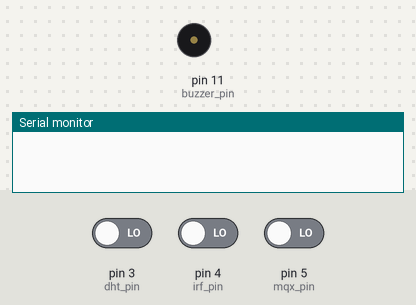
A sketch run on a simulated Arduino Uno, built with avr-gcc and run on an emulated ATmega328P. On the bench: buzzer (waves = sounding, pin HIGH), the last lines printed to the serial monitor. The test bench sets the inputs (shaded band); at power-on: pin 4 (irf_pin) LOW, pin 5 (mqx_pin) LOW, pin 3 (dht_pin) LOW. The modem accepts every AT command (registered, SIM ready, sends succeed) and sends nothing else.

Above: at 1.2 s.
1.3 s: pin 4 (irf_pin) driven HIGH
At 2.4 s:
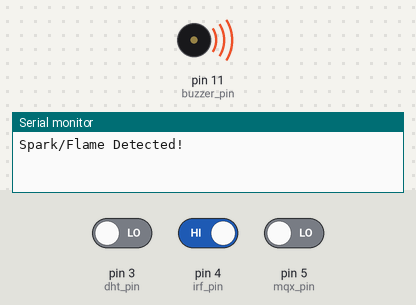
4.3 s: pin 4 (irf_pin) driven LOW
At 4.9 s:
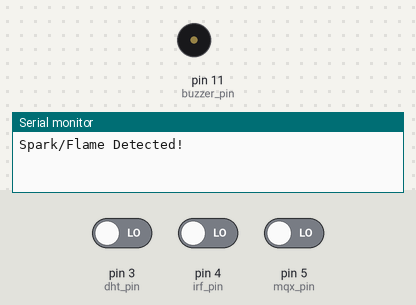
5.8 s: pin 5 (mqx_pin) driven HIGH
At 7.0 s:
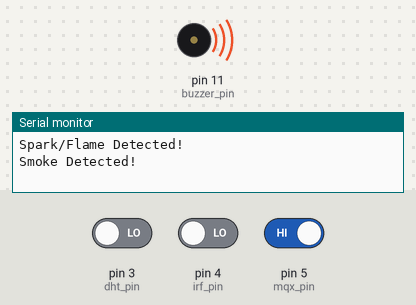
7.3 s: pin 5 (mqx_pin) driven LOW
At 8.3 s:
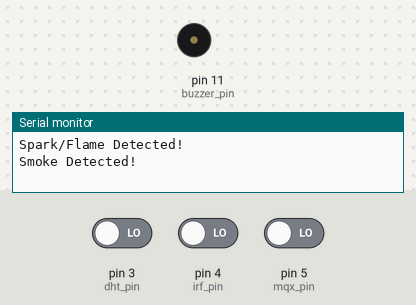
Timing chart, 0 to 10.3 s (numbered marks = the images above; inputs shaded):
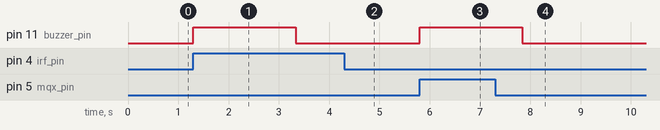

Measured:
- after the input at 1.3 s, pin 11 (buzzer_pin): LOW → HIGH at once, → LOW 2.0 s later
- after the input at 4.3 s, pin 11 (buzzer_pin): stays LOW (without the input it goes to HIGH after 0.17 s)
- after the input at 5.8 s, pin 11 (buzzer_pin): LOW → HIGH at once
- after the input at 7.3 s, pin 11 (buzzer_pin): goes on until 7.8 s, then stays LOW

The sketch:

GSM_NANO.ino
```cpp
#include <SoftwareSerial.h>

SoftwareSerial mySerial(9, 10);
int dht_pin = 3;
int irf_pin = 4;
int mqx_pin = 5;
int sw420_pin = 6;
int buzzer_pin = 11;
int s = 0;

void setup() {
  mySerial.begin(9600);
  Serial.begin(9600);
  pinMode(dht_pin, INPUT);
  pinMode(irf_pin, INPUT);
  pinMode(mqx_pin, INPUT);
  pinMode(sw420_pin, INPUT);
  pinMode(buzzer_pin, OUTPUT);
}

void loop() {
  s = 0;
  if (digitalRead(dht_pin) == HIGH) {
    s = 1;
    //Serial.println(
    digitalWrite(buzzer_pin, HIGH);
  }
  else if (digitalRead(irf_pin) == HIGH) {
    s = 2;
    Serial.println("Spark/Flame Detected!");
    digitalWrite(buzzer_pin, HIGH);
  }
  else if (digitalRead(mqx_pin) == HIGH) {
    s = 3;
    Serial.println("Smoke Detected!");
    digitalWrite(buzzer_pin, HIGH);
  }
  /*else if (digitalRead(sw420_pin) == HIGH) {
    s = 4;
    Serial.println("Earthquake Detected!");
    digitalWrite(buzzer_pin, HIGH);
  }*/
  else {
    s = 0;
  }

  if (s != 0)
    alert();
}

void alert() {
  mySerial.println("AT+CMGF=1");    //Sets the GSM Module in Text Mode
  delay(1000);  // Delay of 1000 milli seconds or 1 second
  mySerial.println("AT+CMGS=\"+918763920915\"\r"); // Replace with owner's mobile number
  delay(1000);
  digitalWrite(buzzer_pin, LOW);
  switch (s) {
    case 0:
      break;
    case 1: mySerial.println("Alert! Critical TEMPERATURE or HUMIDITY REACHED.");
      break;
    case 2: mySerial.println("Alert! FIRE/SPARKS DETECTED.");
      break;
    case 3: mySerial.println("Alert! SMOKE/FIRE DETECTED.");
      break;
    case 4: mySerial.println("Alert! EARTHQUAKE DETECTED.");
      break;
    default:
      break;
  }

  s = 0;
  delay(100);
  mySerial.println((char)26);// ASCII code of CTRL+Z
  delay(1000);
}
```
